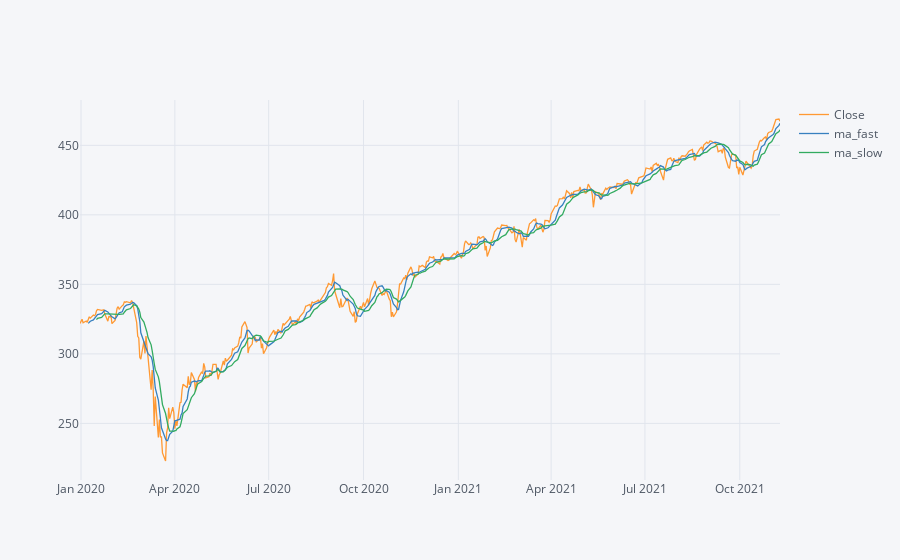

The notebook cell saved with this chart:
### Code cell
fast_trend = df.Open.rolling(window=short_trend_days).mean()
slow_trend = df.Open.rolling(window=long_trend_days).mean()

df['ma_fast'] = fast_trend
df['ma_slow'] = slow_trend
df[['Close','ma_fast','ma_slow']].iplot()

### Figure 1 — Plotly figure (JSON) as saved in the notebook; plotly's stock layout.template omitted (floating-point values rounded to 4 significant figures; data arrays with more than 128 entries replaced by an {"elided": "..."} marker saying what was removed)
{"data": [{"line": {"color": "rgba(255, 153, 51, 1.0)", "dash": "solid", "shape": "linear", "width": 1.3}, "mode": "lines", "name": "Close", "text": "", "type": "scatter", "x": {"elided": "470 str values"}, "y": {"elided": "470 float values"}}, {"line": {"color": "rgba(55, 128, 191, 1.0)", "dash": "solid", "shape": "linear", "width": 1.3}, "mode": "lines", "name": "ma_fast", "text": "", "type": "scatter", "x": {"elided": "470 str values"}, "y": {"elided": "470 mixed values"}}, {"line": {"color": "rgba(50, 171, 96, 1.0)", "dash": "solid", "shape": "linear", "width": 1.3}, "mode": "lines", "name": "ma_slow", "text": "", "type": "scatter", "x": {"elided": "470 str values"}, "y": {"elided": "470 mixed values"}}], "layout": {"autosize": true, "legend": {"bgcolor": "#F5F6F9", "font": {"color": "#4D5663"}}, "paper_bgcolor": "#F5F6F9", "plot_bgcolor": "#F5F6F9", "title": {"font": {"color": "#4D5663"}}, "xaxis": {"autorange": true, "gridcolor": "#E1E5ED", "range": ["2019-12-31", "2021-11-09"], "showgrid": true, "tickfont": {"color": "#4D5663"}, "title": {"font": {"color": "#4D5663"}, "text": ""}, "type": "date", "zerolinecolor": "#E1E5ED"}, "yaxis": {"autorange": true, "gridcolor": "#E1E5ED", "range": [209.3, 482.6], "showgrid": true, "tickfont": {"color": "#4D5663"}, "title": {"font": {"color": "#4D5663"}, "text": ""}, "type": "linear", "zerolinecolor": "#E1E5ED"}}}
